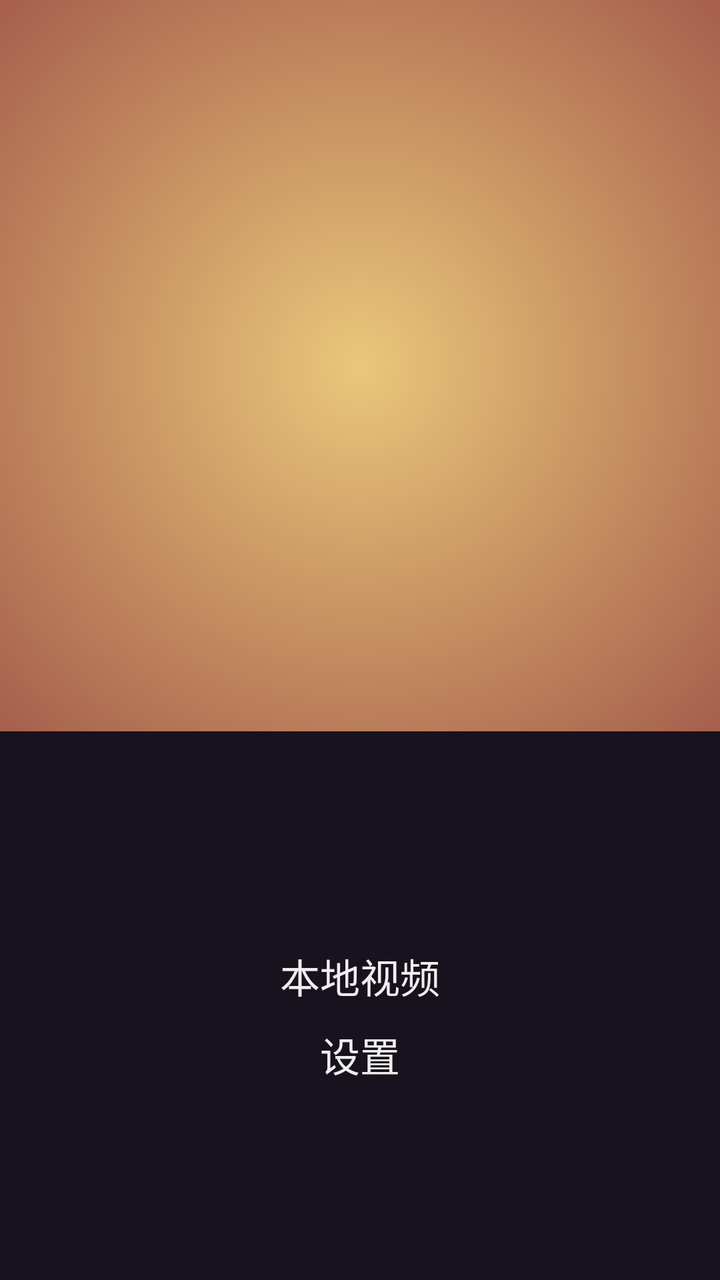
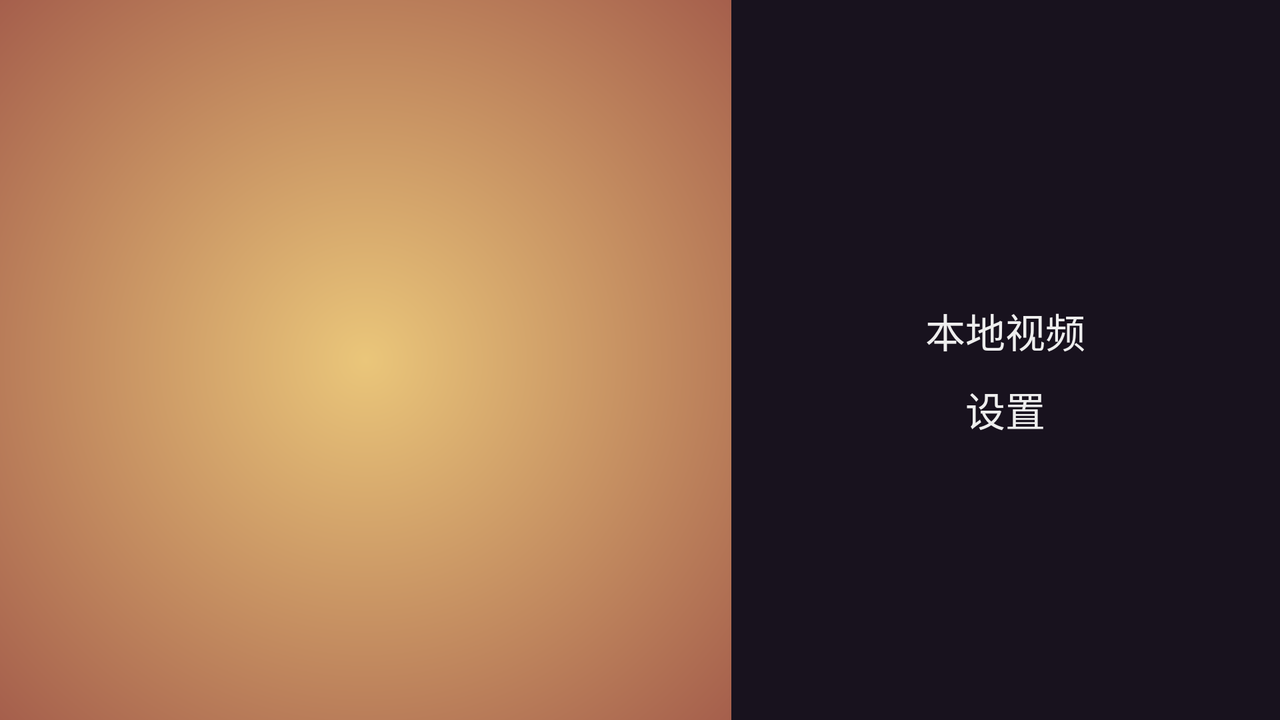

Two renders of one Android screen. The first uses the default layout on a phone; the second uses the alternative layout the repository ships for a different screen configuration, on a matching device. The two XML files are below.
<!-- AndroidManifest.xml: activity theme AppTheme.FullScreen -->
<!-- res/layout/activity_main.xml -->
<?xml version="1.0" encoding="utf-8"?>
<LinearLayout xmlns:android="http://schemas.android.com/apk/res/android"
    xmlns:app="http://schemas.android.com/apk/res-auto"
    xmlns:tools="http://schemas.android.com/tools"
    android:layout_width="match_parent"
    android:layout_height="match_parent"
    android:orientation="vertical"
    tools:context=".ui.activity.MainActivity">


    <FrameLayout
        android:layout_width="match_parent"
        android:layout_height="0dp"
        android:layout_weight="4"
        android:background="@drawable/background_main_header"
        android:clickable="true">

    </FrameLayout>

    <LinearLayout
        android:layout_width="match_parent"
        android:layout_height="0dp"
        android:layout_weight="3"
        android:background="@color/navy_blue"
        android:gravity="center"
        android:orientation="vertical">

        <TextView
            android:id="@+id/btn_media_explorer"
            style="@style/MainItemTextStyle"
            android:drawableLeft="@drawable/ic_action_folder"
            android:text="@string/main_media_explorer" />

        <TextView
            android:id="@+id/btn_settings"
            style="@style/MainItemTextStyle"
            android:drawableLeft="@drawable/ic_action_settings"
            android:text="@string/main_settings" />
    </LinearLayout>
</LinearLayout>
<!-- resources referenced by this layout -->
<resources>
  <color name="navy_blue">#18121E</color>
  <!-- drawable background_main_header (drawable) -->
  <?xml version="1.0" encoding="utf-8"?>
  <ripple xmlns:android="http://schemas.android.com/apk/res/android"
      android:color="#3FFF">
      <item>
          <shape xmlns:android="http://schemas.android.com/apk/res/android">
              <gradient
                  android:endColor="@color/rusty_red"
                  android:gradientRadius="85%"
                  android:startColor="@color/warm_yellow"
                  android:type="radial" />
          </shape>
      </item>
  </ripple>
  <string name="main_media_explorer">本地视频</string>
  <string name="main_settings">设置</string>
  <style name="MainItemTextStyle">
          <item name="android:layout_width">wrap_content</item>
          <item name="android:layout_height">wrap_content</item>
          <item name="android:layout_marginTop">10dp</item>
          <item name="android:drawablePadding">10dp</item>
          <item name="android:textColor">@color/main_item_text_color_selector</item>
          <item name="android:textSize">@dimen/text_size_large</item>
          <item name="android:clickable">true</item>
      </style>
  <style name="AppTheme.FullScreen" parent="AppTheme">
          <item name="android:windowFullscreen">true</item>
      </style>
  <color name="rusty_red">#984B43</color>
  <color name="warm_yellow">#EAC67A</color>
  <dimen name="text_size_large">20sp</dimen>
  <style name="AppTheme" parent="Theme.AppCompat.Light.NoActionBar">
          
          <item name="colorPrimary">@color/colorPrimary</item>
          <item name="colorPrimaryDark">@color/colorPrimaryDark</item>
          <item name="colorAccent">@color/colorAccent</item>
      </style>
  <color name="colorPrimary">@color/gunmetal</color>
  <color name="colorPrimaryDark">@color/navy_blue</color>
  <color name="colorAccent">@color/warm_yellow</color>
  <color name="gunmetal">#233237</color>
</resources>
<!-- res/layout-land/activity_main.xml (the repository's variant of the layout above) -->
<!-- drawn on the phone turned sideways -->
<?xml version="1.0" encoding="utf-8"?>
<LinearLayout xmlns:android="http://schemas.android.com/apk/res/android"
    xmlns:app="http://schemas.android.com/apk/res-auto"
    xmlns:tools="http://schemas.android.com/tools"
    android:layout_width="match_parent"
    android:layout_height="match_parent"
    android:orientation="horizontal"
    tools:context=".ui.activity.MainActivity">


    <FrameLayout
        android:layout_width="0dp"
        android:layout_height="match_parent"
        android:layout_weight="4"
        android:background="@drawable/background_main_header"
        android:clickable="true">

    </FrameLayout>

    <LinearLayout
        android:layout_width="0dp"
        android:layout_height="match_parent"
        android:layout_weight="3"
        android:background="@color/navy_blue"
        android:gravity="center"
        android:orientation="vertical">

        <TextView
            android:id="@+id/btn_media_explorer"
            style="@style/MainItemTextStyle"
            android:drawableLeft="@drawable/ic_action_folder"
            android:text="@string/main_media_explorer" />

        <TextView
            android:id="@+id/btn_settings"
            style="@style/MainItemTextStyle"
            android:drawableLeft="@drawable/ic_action_settings"
            android:text="@string/main_settings" />
    </LinearLayout>
</LinearLayout>
